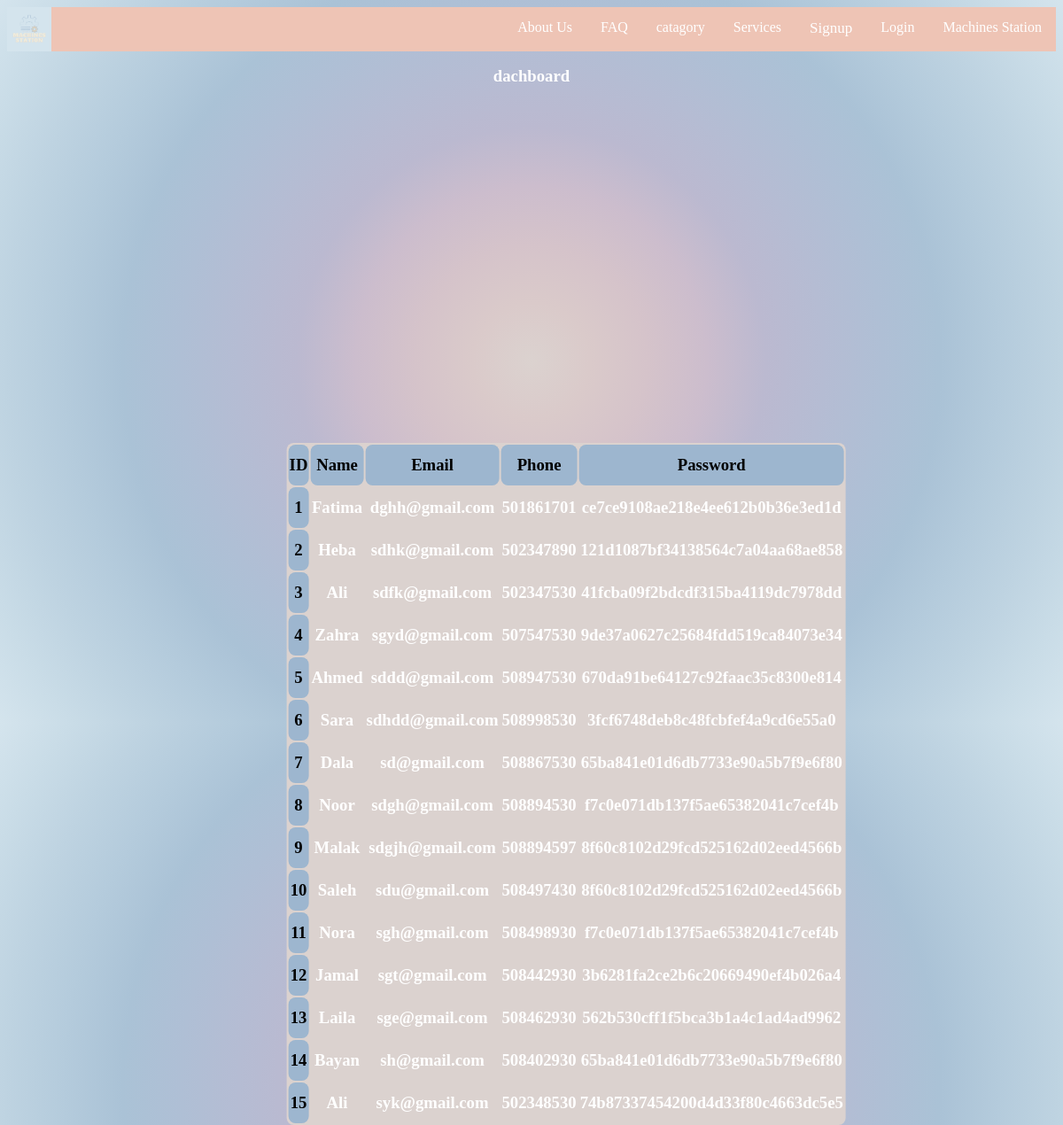
/admin_homepage.php, run on an earlier commit of the app's database.
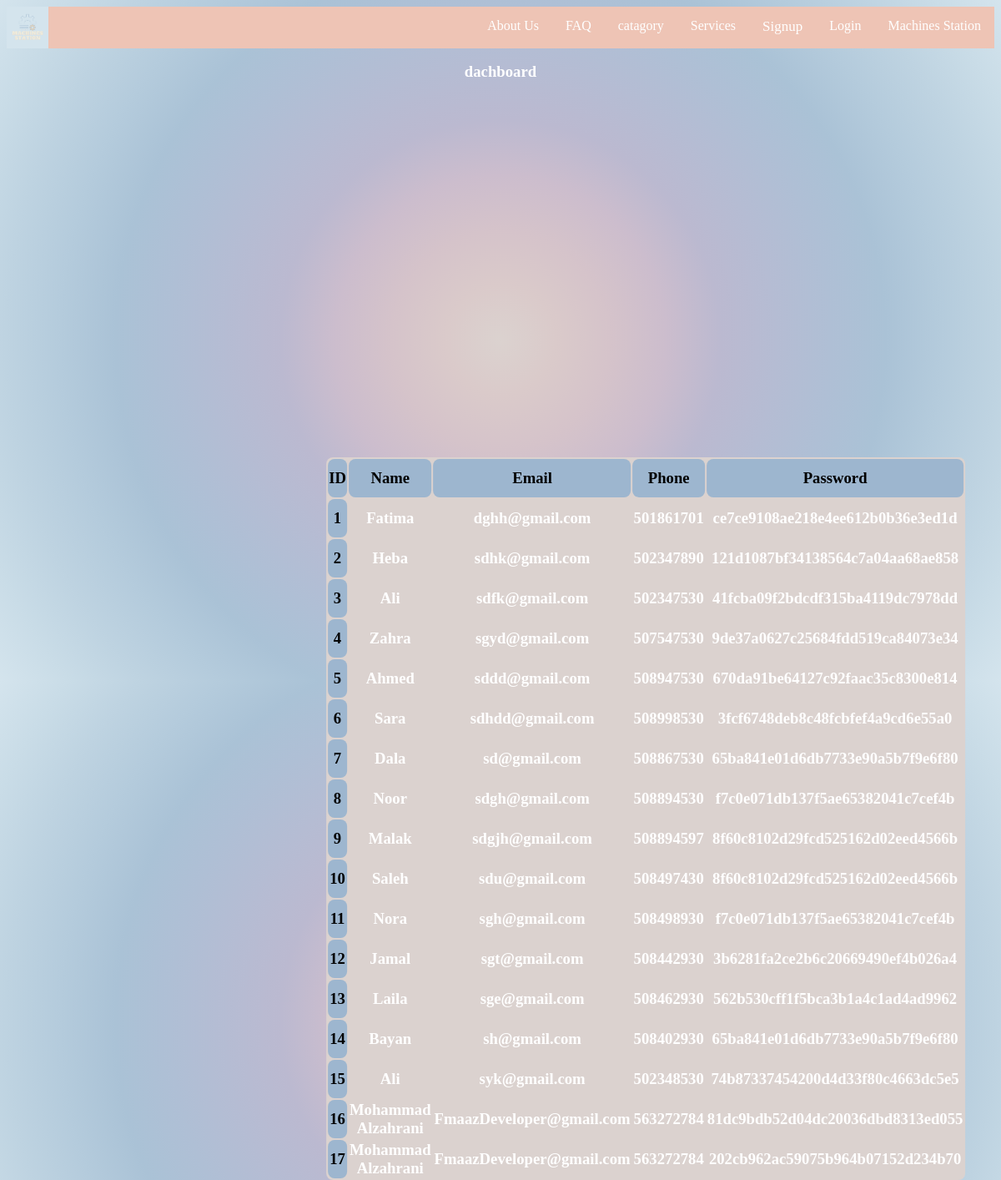
And on a later commit of the database.
### tables this page shows
CREATE TABLE IF NOT EXISTS `user_form` (
  `id` int NOT NULL AUTO_INCREMENT,
  `name` varchar(255) NOT NULL,
  `email` varchar(255) NOT NULL,
  `phone` int NOT NULL,
  `password` varchar(255) NOT NULL,
  `user_type` varchar(255) NOT NULL DEFAULT 'user',
  PRIMARY KEY (`id`)
);

### admin_homepage.php (the view, shortened to what this page needs)
<?php
@include 'connect.php';
?>
<!DOCTYPE html>
<html lang="en">
<head>
  <link rel="stylesheet" href="css/admin_homepage.css">
  <link rel="stylesheet" href="css/style2.css">
</head>
<body>
<nav class="nav">
        <div class="nav-header">
    <div class="nav-links">
       <ul>
        <a><img src="img/Machinestation.png" class="logo" href="index2.html"></a>
        <li><a href="index2.html" class="split">Machines Station</a></li>
        <li><a href="login.html">Login</a></li>
        <li><div class="dropdown">
            <button class="dropbtn">Signup
            </button>
          </li>
        <li><a href="service type.html">Services</a></li>
        <li><a href="catagory.html">catagory</a></li>
        <li><a href="FAQ.html">FAQ</a></li>
        <li><a href="About us.html">About Us</a></li>
    </ul>
    </div>
<div class="container">
<form action="" method="post">
  <h3> dachboard <h3>
<table class="table">
  <thead>
    <tr>
      <th scope="col">ID</th>
      <th scope="col">Name</th>
      <th scope="col">Email</th>
      <th scope="col">Phone</th>
      <th scope="col">Password</th>
    </tr>
  </thead>
  <tbody>
    <?php
$select = " SELECT * FROM user_form ";
$result = mysqli_query($conn, $select);
 if($result){
    while($row=mysqli_fetch_assoc($result)){
       $id=$row['id'];
       $name=$row['name'];
       $email=$row['email'];
       $phone=$row['phone'];
       $password=$row['password'];
       echo '<tr>
       <th scope="row">'.$id.'</th>
       <td>'.$name.'</td>
       <td>'.$email.'</td>
       <td>'.$phone.'</td>
       <td>'.$password.'</td>
     </tr>';
  }
 }
    ?>
  </tbody>
</table>
</form>
</div>
</body>
</html>

What changed in the data, as far as the page shows it:
added user_form: id "16", name "Mohammad Alzahrani", email "FmaazDeveloper@gmail.com", phone "563272784", password "81dc9bdb52d04dc20036dbd8313ed055"
added user_form: id "17", name "Mohammad Alzahrani", email "FmaazDeveloper@gmail.com", phone "563272784", password "202cb962ac59075b964b07152d234b70"
